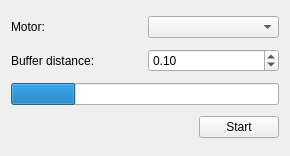
<?xml version="1.0" encoding="UTF-8"?>
<ui version="4.0">
 <class>Form</class>
 <widget class="QWidget" name="Form">
  <property name="geometry">
   <rect>
    <x>0</x>
    <y>0</y>
    <width>290</width>
    <height>156</height>
   </rect>
  </property>
  <property name="windowTitle">
   <string>Auto-adjust motor</string>
  </property>
  <property name="windowIcon">
   <iconset resource="../../../resource/icons/icons.qrc">
    <normaloff>:/icons/motorconfig.svg</normaloff>:/icons/motorconfig.svg</iconset>
  </property>
  <layout class="QGridLayout" name="gridLayout">
   <item row="1" column="0">
    <widget class="QLabel" name="label_2">
     <property name="text">
      <string>Buffer distance:</string>
     </property>
    </widget>
   </item>
   <item row="1" column="1">
    <widget class="QDoubleSpinBox" name="bufferDistanceDoubleSpinBox">
     <property name="value">
      <double>0.100000000000000</double>
     </property>
    </widget>
   </item>
   <item row="2" column="0" colspan="2">
    <widget class="QProgressBar" name="progressBar">
     <property name="value">
      <number>24</number>
     </property>
     <property name="textVisible">
      <bool>false</bool>
     </property>
    </widget>
   </item>
   <item row="0" column="1">
    <widget class="QComboBox" name="motorNameComboBox"/>
   </item>
   <item row="0" column="0">
    <widget class="QLabel" name="label">
     <property name="text">
      <string>Motor:</string>
     </property>
    </widget>
   </item>
   <item row="3" column="0" colspan="2">
    <layout class="QHBoxLayout" name="horizontalLayout">
     <item>
      <spacer name="horizontalSpacer">
       <property name="orientation">
        <enum>Qt::Horizontal</enum>
       </property>
       <property name="sizeHint" stdset="0">
        <size>
         <width>40</width>
         <height>20</height>
        </size>
       </property>
      </spacer>
     </item>
     <item>
      <widget class="QPushButton" name="startPushButton">
       <property name="text">
        <string>Start</string>
       </property>
       <property name="icon">
        <iconset theme="system-run">
         <normaloff>.</normaloff>.</iconset>
       </property>
      </widget>
     </item>
    </layout>
   </item>
  </layout>
 </widget>
 <resources>
  <include location="../../../resource/icons/icons.qrc"/>
 </resources>
 <connections/>
</ui>
